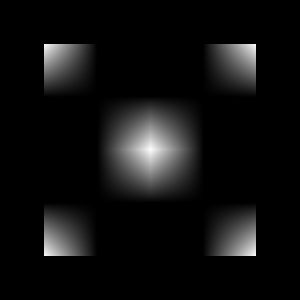

Generate this figure with Python:
#!/usr/bin/env python

# Test vtkFastSplatter with a custom splat image and five sample points.

# Factory overrides
import vtkmodules.vtkInteractionStyle  # noqa: F401
import vtkmodules.vtkRenderingFreeType  # noqa: F401
import vtkmodules.vtkRenderingOpenGL2  # noqa: F401

from vtkmodules.vtkCommonCore import (
    VTK_FLOAT,
    vtkPoints,
)
from vtkmodules.vtkCommonDataModel import (
    vtkImageData,
    vtkPolyData,
)
from vtkmodules.vtkImagingCore import vtkImageShiftScale
from vtkmodules.vtkImagingHybrid import vtkFastSplatter
from vtkmodules.vtkRenderingCore import (
    vtkImageActor,
    vtkRenderWindow,
    vtkRenderWindowInteractor,
    vtkRenderer,
)

SPLAT_IMAGE_SIZE = 100

# Build the splat image by hand
splat_image = vtkImageData()
splat_image.SetDimensions(SPLAT_IMAGE_SIZE, SPLAT_IMAGE_SIZE, 1)
splat_image.AllocateScalars(VTK_FLOAT, 1)

for i in range(SPLAT_IMAGE_SIZE):
    for j in range(SPLAT_IMAGE_SIZE):
        x_coord = 1 - abs((i - SPLAT_IMAGE_SIZE / 2) / (SPLAT_IMAGE_SIZE / 2.0))
        y_coord = 1 - abs((j - SPLAT_IMAGE_SIZE / 2) / (SPLAT_IMAGE_SIZE / 2.0))
        splat_image.SetScalarComponentFromDouble(i, j, 0, 0, x_coord * y_coord)

# Create splat points
splat_points = vtkPolyData()
points = vtkPoints()
points.SetNumberOfPoints(5)
points.SetPoint(0, 0, 0, 0)
points.SetPoint(1, 1, 1, 0)
points.SetPoint(2, -1, 1, 0)
points.SetPoint(3, 1, -1, 0)
points.SetPoint(4, -1, -1, 0)
splat_points.SetPoints(points)

# Splatter
splatter = vtkFastSplatter()
splatter.SetInputData(splat_points)
splatter.SetOutputDimensions(2 * SPLAT_IMAGE_SIZE, 2 * SPLAT_IMAGE_SIZE, 1)
splatter.SetInputData(1, splat_image)

# Convert to unsigned char for display
result_scale = vtkImageShiftScale()
result_scale.SetOutputScalarTypeToUnsignedChar()
result_scale.SetShift(0)
result_scale.SetScale(255)
result_scale.SetInputConnection(splatter.GetOutputPort())
result_scale.Update()

# Display
actor = vtkImageActor()
actor.GetMapper().SetInputConnection(result_scale.GetOutputPort())

renderer = vtkRenderer()
renderer.AddViewProp(actor)

render_window = vtkRenderWindow()
render_window.AddRenderer(renderer)
render_window.SetSize(300, 300)
render_window.SetWindowName("fast splatter")

# Scene
renderer.GetActiveCamera().ParallelProjectionOn()
renderer.ResetCamera()

interactor = vtkRenderWindowInteractor()
interactor.SetRenderWindow(render_window)

interactor.Initialize()
interactor.Start()
